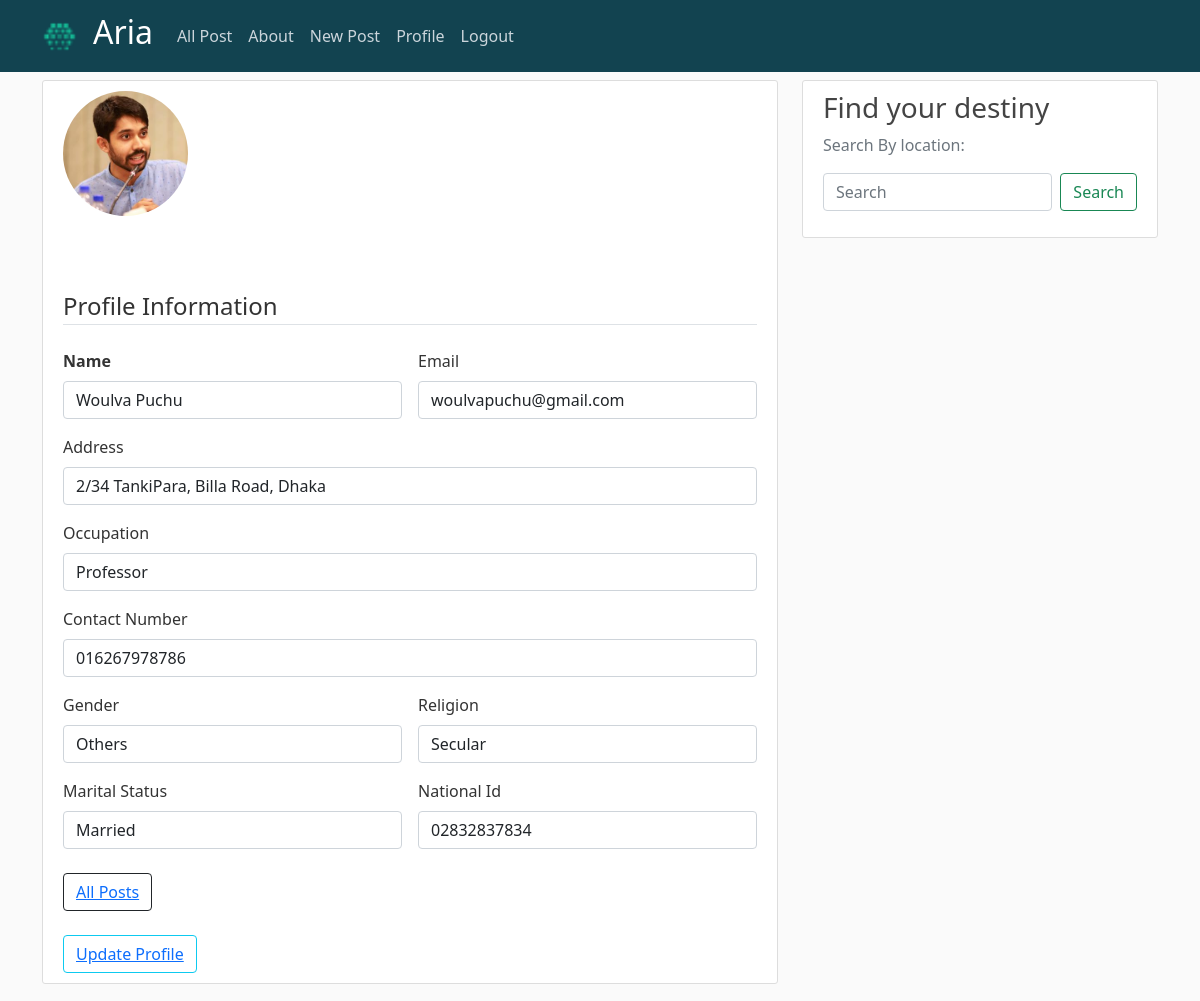
The app's page /profile/ (signed in), older data.
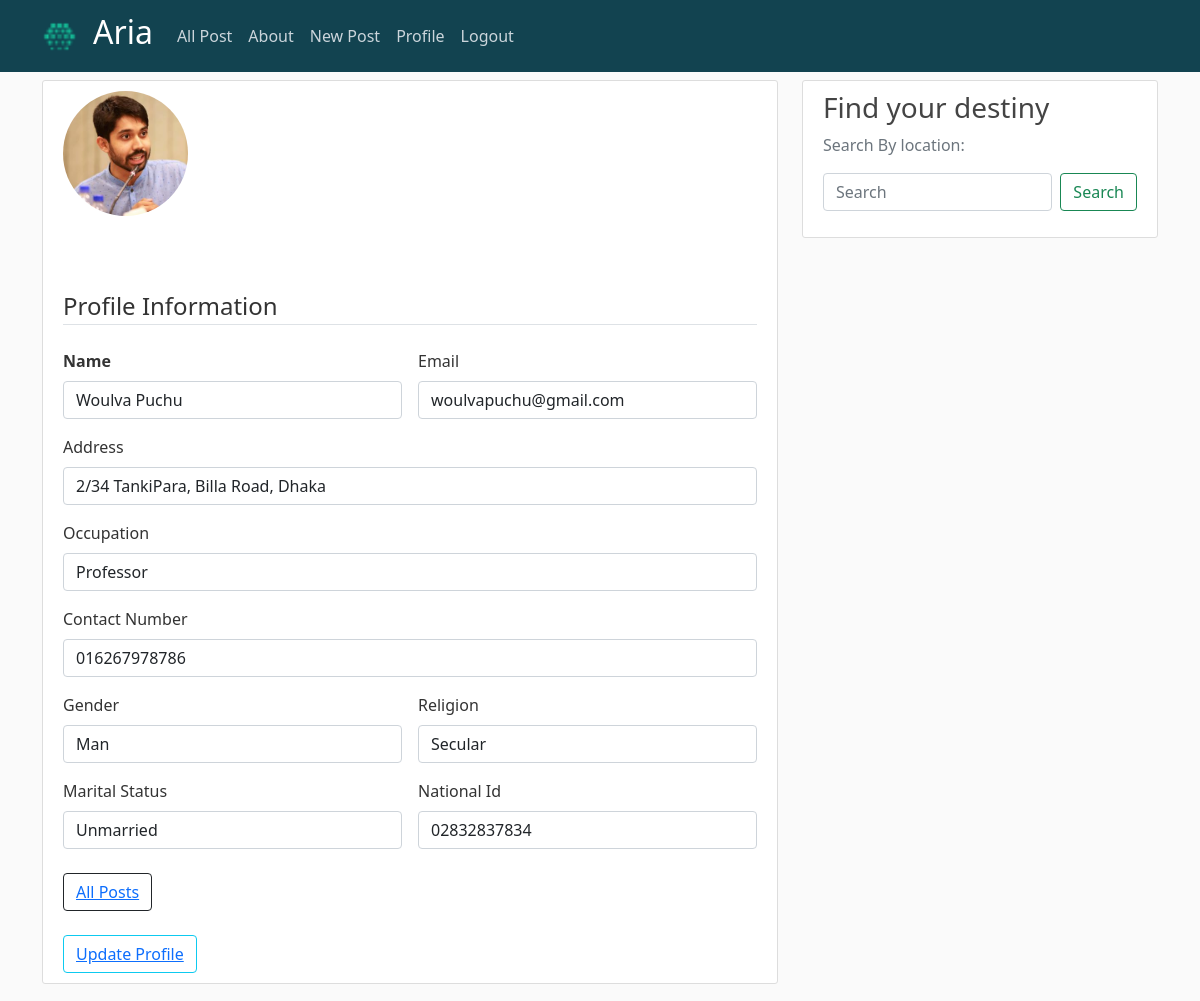
The same page, newer data.
### users/models.py (models this page shows, shortened)
class Register(models.Model):
    user = models.OneToOneField(User, on_delete = models.CASCADE)
    occupation = models.CharField(max_length = 150)
    address = models.CharField(max_length = 150)
    gender = models.CharField(max_length=5,choices=GENDER_CHOICES)
    phone = models.CharField(max_length=12, null=True)
    religion = models.CharField(max_length = 20,null=True)
    marital_status = models.CharField(max_length=3,choices=MARITAL_CHOICES)
    nid = models.CharField(max_length=11)

class Profile(models.Model):
    user = models.OneToOneField(User, on_delete = models.CASCADE)
    image = models.ImageField(default='default.jpg', upload_to='profile_pics')

### users/views.py (the view)
# urls.py: path('profile/', user_views.profile, name='profile'),
@login_required
def profile(request):
    user = request.user
    context = {
        'register': Register.objects.all()
    }
    template = 'users/profile.html'
    return render(request,template,context)

### users/templates/users/profile.html
{% extends "blog/base.html" %}
{% load crispy_forms_tags %}
{% block content %}
{% for post in register %}
  {% if post.user.username == user.username %}
      <div class="content-section">
        <div class="media">
          <img class="rounded-circle account-img" src="{{user.profile.image.url}}">
            <h2 class="account-heading">{{user.username }}</h2>
              <fieldset class="form-group">
                <legend class = "border-bottom mb-4">Profile Information</legend>
            </fieldset>
              <div class="media-body">
                 <form class="row g-3">
                  <div class="col-md-6">
                    <label for="inputEmail4" class="form-label"> <strong> Name </strong></label>
                    <input type="email" class="form-control" id="inputEmail4" value = "{{ user.first_name }} {{ user.last_name }}">
                  </div>
                  <div class="col-md-6">
                    <label for="inputEmail4" class="form-label">Email</label>
                    <input type="email" class="form-control" id="inputEmail4" value = "{{ user.email }}">
                  </div>
                  <div class="col-12">
                    <label for="inputAddress" class="form-label">Address</label>
                    <input type="text" class="form-control" id="inputAddress" value="{{post.address}}">
                  </div>
                  <div class="col-12">
                    <label for="inputAddress" class="form-label">Occupation</label>
                    <input type="text" class="form-control" id="inputAddress" value="{{post.occupation}}">
                  </div>
                  <div class="col-12">
                    <label for="inputAddress2" class="form-label">Contact Number </label>
                    <input type="text" class="form-control" id="inputAddress2" value = "{{ post.phone }}">
                  </div>
                  <div class="col-md-6">
                    <label for="inputCity" class="form-label"> Gender </label>
                    <input type="text" class="form-control" id="inputCity" value="{{ post.get_gender_display }}">
                  </div>
                  <div class="col-md-6">
                    <label for="inputState" class="form-label">Religion</label>
                    <input type="text" class="form-control" id="inputCity" value="{{ post.religion }}">
                  </div>
                  <div class="col-md-6">
                    <label for="inputCity" class="form-label"> Marital Status  </label>
                    <input type="text" class="form-control" id="inputCity" value="{{ post.get_marital_status_display }}">
                  </div>
                  <div class="col-md-6">
                    <label for="inputState" class="form-label">National Id </label>
                    <input type="text" class="form-control" id="inputCity" value="{{ post.nid }}">
                  </div>
                </form>
                <br>
                <div class = "form-group">
                  <button type="button" class="btn btn-outline-dark" ><a class="mr-2" href="{% url 'user-posts' post.user.username %}">All Posts</a> </button>
                </div>
                <br>
                <div class = "form-group">
                  <button class = "btn btn-outline-info" type="submit"> <a class="mr-2" href="{% url 'update' %}">Update Profile </a> </button>
                </div>
              </div>
        </div>
      </div>
  {% endif %}
{% endfor %}
{% endblock content %}

Row changes from the older to the newer data that the page shows:
changed Register "2/34 TankiPara, Billa Road, Dhaka": gender "Others" → "Man"; marital_status "Married" → "Unmarried"
